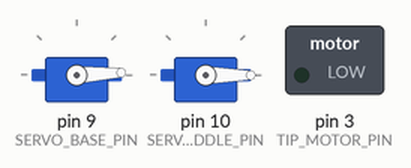
A sketch run on a simulated Arduino Uno, built with avr-gcc and run on an emulated ATmega328P. Shown: 2 × servo, switched loads named in the sketch (green lamp = pin HIGH).

Above: at 0.05 s.
At 1.15 s:
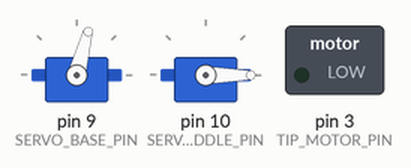
At 2.25 s:
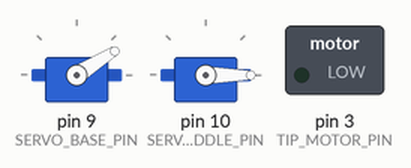
At 4.5 s:
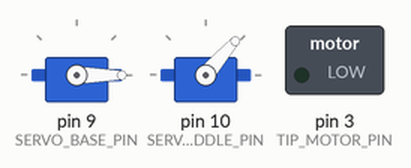
At 6.3 s:
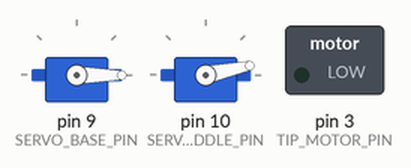
At 8.95 s:
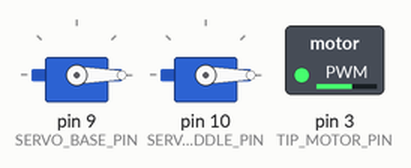
Timing chart, 0 to 13.0 s (numbered marks = the images above):
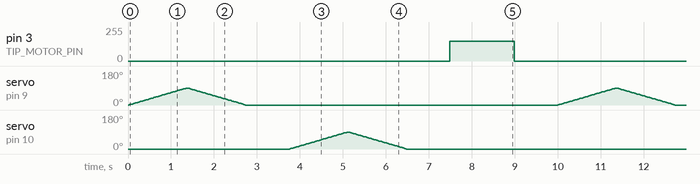

The sketch:

finger_joint_test.ino
```cpp
/*
  finger_joint_test.ino

  Cardboard test finger — 3 joints:
    Joint 1 (base)   -> servo
    Joint 2 (middle) -> servo
    Joint 3 (tip)    -> tether only, no electronics (string/thread pulled
                         by hand or mechanically linked to a servo above)
  Tip -> small DC motor that spins the fingertip

  Wiring (change pin numbers below if you wire it differently):
    Servo 1 signal wire -> pin 9
    Servo 2 signal wire -> pin 10
    Servo power (red)   -> 5V (use external supply if using more than 1-2 servos)
    Servo ground (brown/black) -> GND (shared with Arduino GND)

    Tip motor -> through a transistor or motor driver, NOT directly to a pin.
    Motor driver/transistor control pin -> pin 3 (PWM)
    Motor power -> external supply matched to the motor's voltage
    Motor ground -> shared GND with Arduino

  This sketch just gives you three simple test functions you can call
  independently from setup()/loop() so you can check each joint and the
  motor work before combining them into real motion.
*/

#include <Servo.h>

Servo servoBase;   // Joint 1
Servo servoMiddle; // Joint 2

const int SERVO_BASE_PIN   = 9;
const int SERVO_MIDDLE_PIN = 10;
const int TIP_MOTOR_PIN    = 3; // must be a PWM pin (marked ~ on the board)

const int SERVO_MIN_ANGLE = 0;
const int SERVO_MAX_ANGLE = 90; // adjust once you see how far the cardboard joint can bend

void setup() {
  servoBase.attach(SERVO_BASE_PIN);
  servoMiddle.attach(SERVO_MIDDLE_PIN);
  pinMode(TIP_MOTOR_PIN, OUTPUT);

  // start everything at rest
  servoBase.write(SERVO_MIN_ANGLE);
  servoMiddle.write(SERVO_MIN_ANGLE);
  analogWrite(TIP_MOTOR_PIN, 0);
}

void loop() {
  testBaseJoint();
  delay(1000);

  testMiddleJoint();
  delay(1000);

  testTipMotor();
  delay(1000);
}

// Sweeps joint 1 from min to max and back
void testBaseJoint() {
  for (int angle = SERVO_MIN_ANGLE; angle <= SERVO_MAX_ANGLE; angle++) {
    servoBase.write(angle);
    delay(15);
  }
  for (int angle = SERVO_MAX_ANGLE; angle >= SERVO_MIN_ANGLE; angle--) {
    servoBase.write(angle);
    delay(15);
  }
}

// Sweeps joint 2 from min to max and back
void testMiddleJoint() {
  for (int angle = SERVO_MIN_ANGLE; angle <= SERVO_MAX_ANGLE; angle++) {
    servoMiddle.write(angle);
    delay(15);
  }
  for (int angle = SERVO_MAX_ANGLE; angle >= SERVO_MIN_ANGLE; angle--) {
    servoMiddle.write(angle);
    delay(15);
  }
}

// Spins the tip motor briefly at a moderate speed, then stops it
void testTipMotor() {
  analogWrite(TIP_MOTOR_PIN, 150); // speed 0-255
  delay(1500);
  analogWrite(TIP_MOTOR_PIN, 0);   // stop
}
```

Measured:
- by itself, pin 3 (TIP_MOTOR_PIN): alternates 150/255 for 1.5 s and 0/255 for 8.5 s
